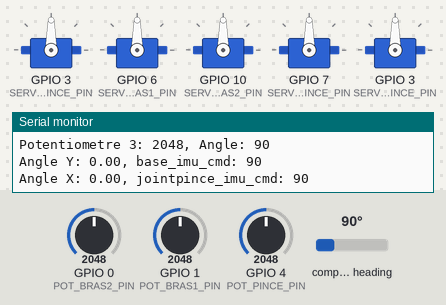
The sketch below on a simulated ESP32. Parts: 5 × servo, the last lines printed to the serial monitor. The inputs (shaded band) are chosen by the test bench; at power-on: GPIO 0 (POT_BRAS2_PIN) = 2048, GPIO 1 (POT_BRAS1_PIN) = 2048, GPIO 4 (POT_PINCE_PIN) = 2048, compass heading 90°.

Above: at 3.76 s.
3.8 s: GPIO 0 (POT_BRAS2_PIN) set to 110
At 4.04 s:
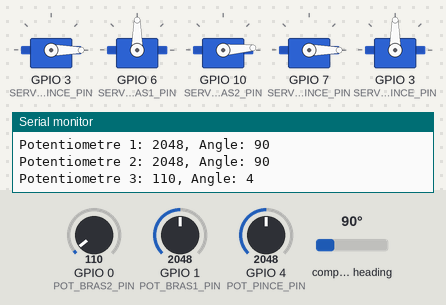
6.8 s: GPIO 0 (POT_BRAS2_PIN) set to 94
9.8 s: GPIO 1 (POT_BRAS1_PIN) set to 2211
At 9.98 s:
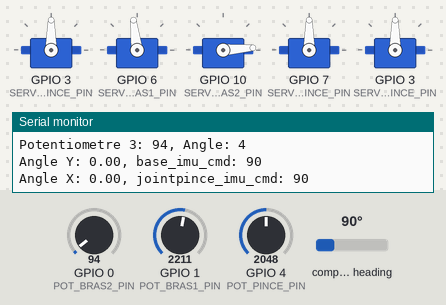
12.8 s: GPIO 1 (POT_BRAS1_PIN) set to 2327
At 12.97 s:
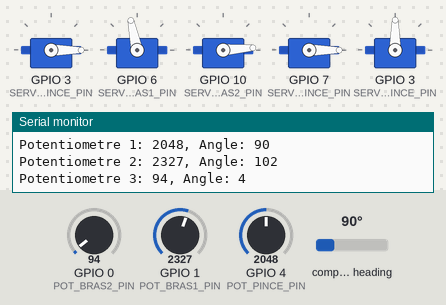
15.8 s: GPIO 4 (POT_PINCE_PIN) set to 2210
At 15.97 s:
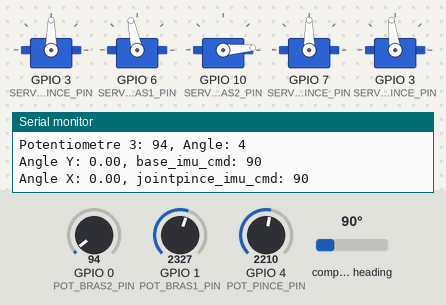
18.8 s: GPIO 4 (POT_PINCE_PIN) set to 2308
At 18.97 s:
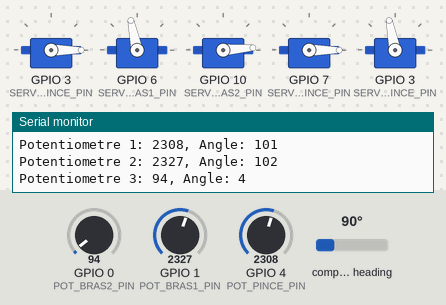
Timing chart, 0 to 22.8 s (numbered marks = the images above; inputs shaded):
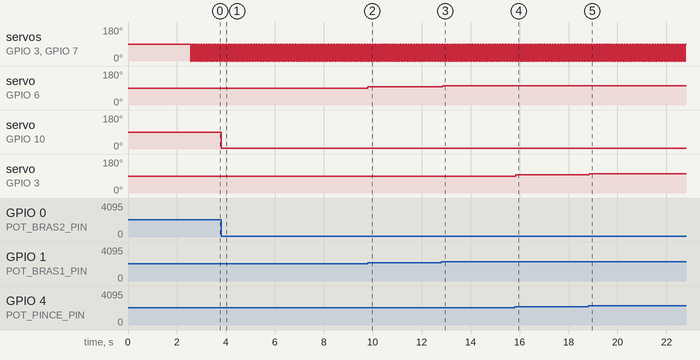

The sketch:

CampsTI_Defi1.ino
```cpp
//Alfred Lajeunesse

// Ajout des bibliothèques de code nécessaire
#include <Arduino.h>  // Bibliothèque de base Arduino/ESP32
#include <ESP32Servo.h> // Bibliothèque pour le contrôle des moteurs
#include <Wire.h> // Bibliothèque de communication avec le IMU
#include <Adafruit_BNO055.h> // Bibliothèque du IMU

// Déclaration des PINs utilisées (voir schéma électrique)
#define POT_PINCE_PIN 4
#define POT_BRAS1_PIN 1
#define POT_BRAS2_PIN 0

#define SERVO_PINCE_PIN 3
#define SERVO_JOINTPINCE_PIN 7
#define SERVO_BASE_PIN 8
#define SERVO_BRAS1_PIN 6
#define SERVO_BRAS2_PIN 10

// PINs de communication I2C
#define SDA_PIN 20
#define SCL_PIN 21

// Déclaration du capteur IMU
Adafruit_BNO055 bno(0, 0x28);

// Définition de l'objet Servo pour la base
Servo PinceServo;
Servo JointPinceServo;
Servo BaseServo;
Servo Bras1Servo;
Servo Bras2Servo;

void setup() {
  // Initialise la communication USB avec l'ordinateur
  Serial.begin(115200);
  delay(1000); // Delai d'une seconde

  // Initialise l'entrée (INPUT) pour lire la valeur du potentiomètre
  pinMode(POT_PINCE_PIN, INPUT);
  pinMode(POT_BRAS1_PIN, INPUT);
  pinMode(POT_BRAS2_PIN, INPUT);


  // Initialise le moteur de la pince
  BaseServo.attach(SERVO_PINCE_PIN);
  Bras1Servo.attach(SERVO_BRAS1_PIN);
  Bras2Servo.attach(SERVO_BRAS2_PIN);
  JointPinceServo.attach(SERVO_JOINTPINCE_PIN);
  PinceServo.attach(SERVO_PINCE_PIN);

  // Initialisation de la communication avec le IMU
  Wire.begin(SDA_PIN, SCL_PIN);
  Wire.setClock(50000);
  delay(1000);

  // Démarer le capteur IMU
  bno.begin();
  delay(500);
  bno.setExtCrystalUse(true);
}

void loop() {
  // Variable de commande moteur
  int pot1_cmd = 0;
  int pot2_cmd = 0;
  int pot3_cmd = 0;

  // Lecture de la valeur du capteur
  int pot1Value = analogRead(POT_PINCE_PIN);
  int pot2Value = analogRead(POT_BRAS1_PIN);
  int pot3Value = analogRead(POT_BRAS2_PIN);

  // Limiter l'action entre 0 et 180 degrés du moteur
  pot1_cmd = map(pot1Value, 0, 4095, 0, 180);
  pot2_cmd = map(pot2Value, 0, 4095, 0, 180);
  pot3_cmd = map(pot3Value, 0, 4095, 0, 180);

  // Afficher les valeurs sur le moniteur série
  Serial.println("Potentiometre 1: " + String(pot1Value) + ", Angle: " + String(pot1_cmd));
  Serial.println("Potentiometre 2: " + String(pot2Value) + ", Angle: " + String(pot2_cmd));
  Serial.println("Potentiometre 3: " + String(pot3Value) + ", Angle: " + String(pot3_cmd));

  // Envoie de la commande moteur
  PinceServo.write(pot1_cmd);
  Bras1Servo.write(pot2_cmd);
  Bras2Servo.write(pot3_cmd);

  static uint32_t tImu = 0;
  int base_imu_cmd = 0;
  int jointpince_imu_cmd = 0;

  // Régulation du temps pour le IMU
  if(millis() - tImu >= 100) {
    tImu = millis();

    // Lecture de l'angle
    imu::Quaternion quat = bno.getQuat();
    float angleY = quat.toEuler().y() / PI * 180.0;
    float angleX = quat.toEuler().x() / PI * 180.0;

    // Assignation de la commande
    base_imu_cmd = map(angleY, -180, 180, 0, 180);
    jointpince_imu_cmd = map(angleX, -180, 180, 0, 180);

    Serial.print("Angle Y: " + String(angleY));
    Serial.println(", base_imu_cmd: " + String(base_imu_cmd));
    Serial.print("Angle X: " + String(angleX));
    Serial.println(", jointpince_imu_cmd: " + String(jointpince_imu_cmd));
  }
  BaseServo.write(base_imu_cmd);
  JointPinceServo.write(jointpince_imu_cmd);


  delay(50);
}
```

Measured:
- after the input at 3.8 s, servo on GPIO 10 (SERVO_BRAS2_PIN): 90° → 4° at once
- after the input at 9.8 s, servo on GPIO 6 (SERVO_BRAS1_PIN): 90° → 97° at once
- after the input at 12.8 s, servo on GPIO 6 (SERVO_BRAS1_PIN): 97° → 102° after 0.05 s
- after the input at 15.8 s, servo on GPIO 3 (SERVO_PINCE_PIN): 90° → 97° after 0.05 s
- after the input at 18.8 s, servo on GPIO 3 (SERVO_PINCE_PIN): 97° → 101° after 0.05 s
- by itself, servo on GPIO 3 (SERVO_PINCE_PIN), servo on GPIO 7 (SERVO_JOINTPINCE_PIN): alternates 90° for 0.05 s and 0° for 0.06 s
